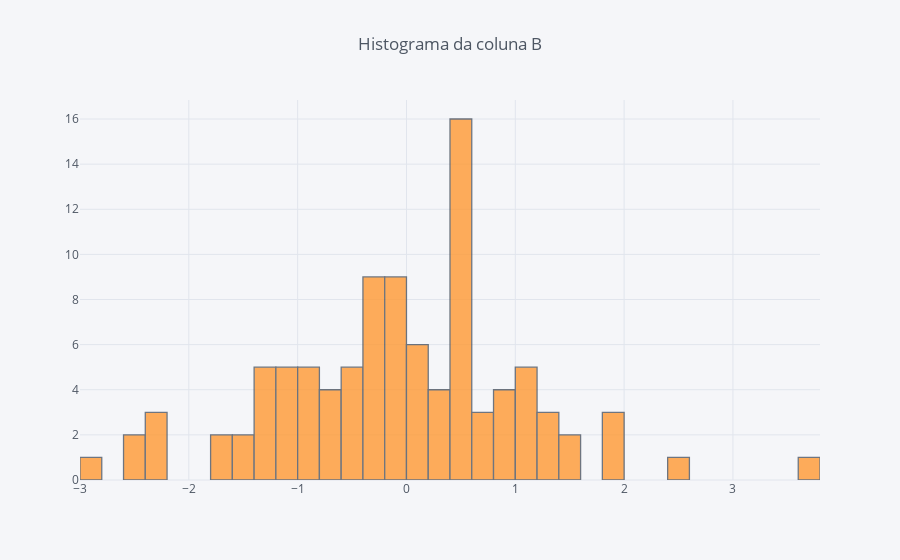

The notebook cell saved with this chart:
### Code cell
df['B'].iplot(kind='hist', bins=50, title='Histograma da coluna B')

### Figure 1 — Plotly figure (JSON) as saved in the notebook; plotly's stock layout.template omitted (floating-point values rounded to 4 significant figures)
{"data": [{"histfunc": "count", "histnorm": "", "marker": {"color": "rgba(255, 153, 51, 1.0)", "line": {"color": "#4D5663", "width": 1.3}}, "name": "B", "nbinsx": 50, "opacity": 0.8, "orientation": "v", "type": "histogram", "uid": "9bdb352e-d2f2-4b9d-aec3-f66160c45497", "x": [-0.3134, 1.562, -0.3319, 0.4857, 1.512, -2.362, 0.581, -0.07213, 0.6282, 0.4419, 0.4894, -0.8996, 0.1605, -2.353, 1.964, -1.067, -0.9382, -0.2059, -0.7101, -1.061, 0.3996, 0.5236, -0.06406, -0.989, 0.03036, 1.072, -0.5893, 0.4434, -0.5871, 0.4985, -1.313, -2.425, 0.6535, -0.07021, 0.1979, -1.235, -0.02872, -0.1005, -1.739, -1.393, 1.984, 0.5001, 0.4283, 0.508, 0.6332, 1.168, -0.3852, 0.8352, 1.256, 0.4053, 0.3245, -0.5228, -1.17, -0.9934, -1.361, -0.5458, 0.8833, -0.1112, -0.5923, 1.023, 1.939, -1.33, 0.1277, 0.84, 0.4356, -0.6237, 1.315, -1.499, 0.2774, -1.615, 0.2357, 0.4577, 0.5744, -0.1804, -1.488, -1.036, -2.256, -0.6166, 1.166, -0.8478, 2.441, -1.198, -0.2665, -0.09981, -2.87, 1.354, 0.1973, -2.492, 0.9339, -0.2088, -0.07239, 0.09354, -0.3906, 3.637, -0.6499, 1.061, -0.3888, 0.4873, -0.2409, 0.4018]}], "layout": {"barmode": "overlay", "legend": {"bgcolor": "#F5F6F9", "font": {"color": "#4D5663"}}, "paper_bgcolor": "#F5F6F9", "plot_bgcolor": "#F5F6F9", "title": {"font": {"color": "#4D5663"}, "text": "Histograma da coluna B"}, "xaxis": {"gridcolor": "#E1E5ED", "showgrid": true, "tickfont": {"color": "#4D5663"}, "title": {"font": {"color": "#4D5663"}, "text": ""}, "zerolinecolor": "#E1E5ED"}, "yaxis": {"gridcolor": "#E1E5ED", "showgrid": true, "tickfont": {"color": "#4D5663"}, "title": {"font": {"color": "#4D5663"}, "text": ""}, "zerolinecolor": "#E1E5ED"}}}
